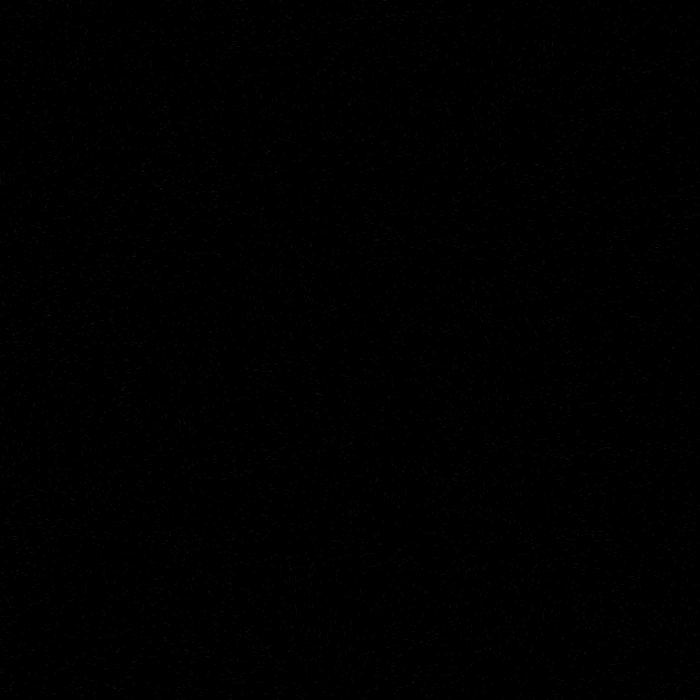
Frame 1 (no input)
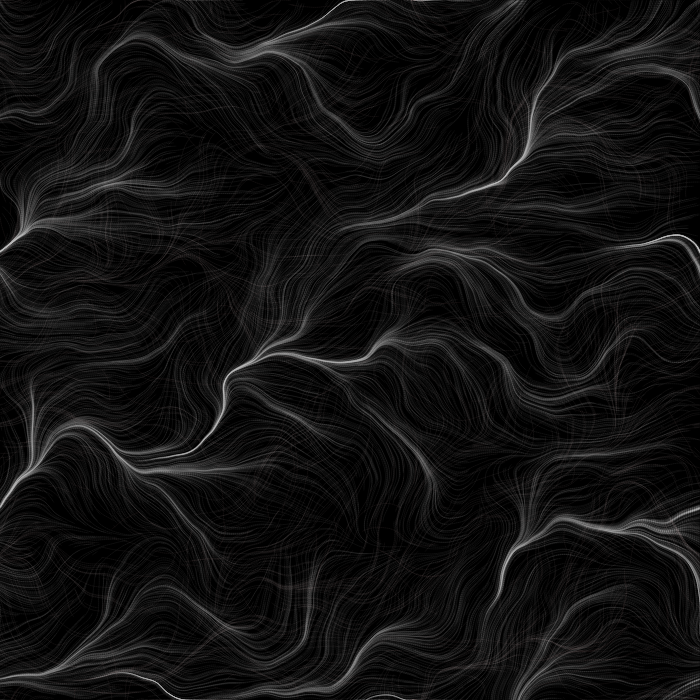
Frame 60 (no input)
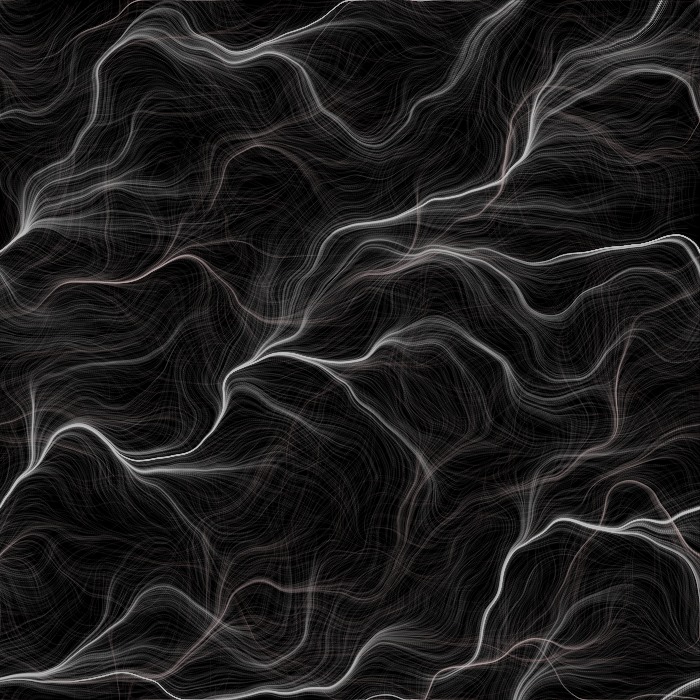
Frame 120 (the mouse pressed at the canvas centre since frame 60)

The p5.js sketch that drew these frames (run headless with seeded random() and noise() and a simulated clock; from frame 60 on, the mouse is pressed at the canvas centre):

// p5.js sketch
// ── sketch.js
/*
More interesting walkers
*/

const NUM_ANTS = 7500;
const LIFE_SPAN = NUM_ANTS/40;
let noiseScale;
let resetButton;
let ants = [];


function setup() {
  createCanvas(700, 700);
  background(0);

  //sliders
  noiseScale = createSlider(0, .1, .01, .005);
  resetButton = createButton('Reset');
  noiseScale.position(20, height + 20);
  resetButton.position(180, height + 20);
  resetButton.mousePressed(resetCan);

  //creates ants
  for(let i = 0; i < NUM_ANTS; i++) {
      ants.push(new Ant());
  }

}

function draw() {

    for(let i = 0; i < NUM_ANTS; i++) {
        ants[i].update();
    }

}

class Ant {

    constructor() {
        this.position = createVector(random(0, width), random(0, height));
        this.life = random(0, LIFE_SPAN);
        this.deaths = 0;
    }

    update() {

        //creates direction of movement
        let noiseVal = noise(this.position.x*noiseScale.value(), this.position.y*noiseScale.value(), this.deaths);
        let rad = map(noiseVal, 0, 1, 0, 2*PI);
        let angleVect = p5.Vector.fromAngle(rad, 2);

        //determines color
        colorMode(HSB, 360, 100, 100, 1);
        stroke(0, 0 + this.deaths*10, 75, .05);

        //draws lines
        beginShape(LINES);
        vertex(this.position.x, this.position.y);
        this.position.add(angleVect);
        vertex(this.position.x, this.position.y);
        endShape();

        //slowly kills
        this.life--;

        //wraps around canvas if x/y coord goes beyond
        if(this.position.x < 0) {
            this.position.x = width;
        } else if(this.position.x > width) {
            this.position.x = 0;
        }
        if(this.position.y < 0) {
            this.position.y = height;
        } else if(this.position.y > height) {
            this.position.y = 0;
        }

        //kills and resurrects ant
        if(this.life <= 0) {
            this.position = createVector(random(0, width), random(0, height));
            this.life = random(0, LIFE_SPAN);
            this.deaths++;
        }

    }

}

function resetCan() {
    ants = [];
    for(let i = 0; i < NUM_ANTS; i++) {
        ants.push(new Ant());
    }
    clear();
    background(0);
}
